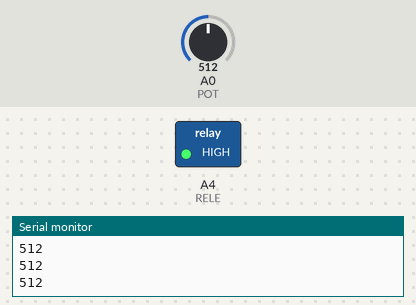
The sketch below on a simulated Arduino Uno, built with avr-gcc and run on an emulated ATmega328P. Shown: switched loads named in the sketch (green lamp = pin HIGH), the last lines printed to the serial monitor. The test bench sets the inputs (shaded band); at power-on: A0 (POT) = 512.

Above: at 1.2 s.
1.3 s: A0 (POT) set to 141
2.8 s: A0 (POT) set to 118
At 3.5 s:
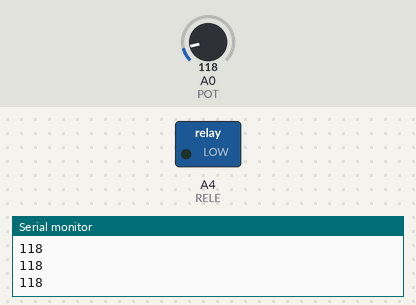
4.3 s: A0 (POT) set to 306
At 4.6 s:
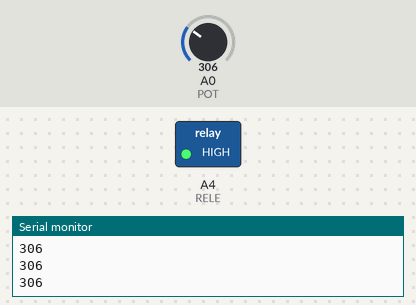
5.8 s: A0 (POT) set to 122
At 7.0 s:
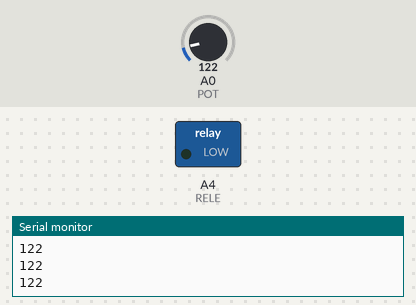
Timing chart, 0 to 8.3 s (numbered marks = the images above; inputs shaded):
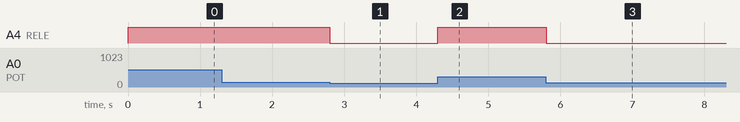

Measured:
- the behaviour switches between 128 and 127 on A0 (POT) (found by bisection; images 0 and 1)
- after the input at 2.8 s, A4 (RELE): HIGH → LOW at once
- after the input at 4.3 s, A4 (RELE): LOW → HIGH at once
- after the input at 5.8 s, A4 (RELE): HIGH → LOW at once

The sketch:

aktivita_5.1.ino
```cpp
const int RELE = A4;
const int POT = 0;

void setup() {
  pinMode(RELE, OUTPUT);
  pinMode(POT, INPUT);
  Serial.begin(9600);
}

void loop() {
int potenciometr = analogRead(POT);
  analogWrite(RELE, potenciometr );
  Serial.println(potenciometr);
}
```
